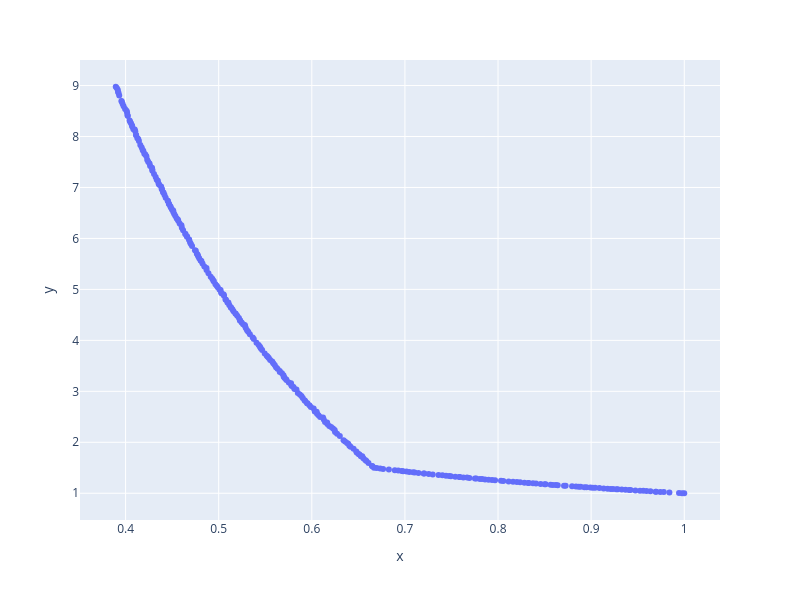

This figure's notebook cell:
### Markdown cell above
https://wikidocs.net/185748

### Code cell
fig = px.scatter(x=res.F[:, 0], y=res.F[:, 1], width=800, height=600)
fig.show()

### Figure 1 — Plotly figure (JSON) as saved in the notebook; plotly's stock layout.template omitted (floating-point values rounded to 4 significant figures; data arrays with more than 128 entries replaced by an {"elided": "..."} marker saying what was removed)
{"data": [{"hovertemplate": "x=%{x}<br>y=%{y}<extra></extra>", "legendgroup": "", "marker": {"color": "#636efa", "symbol": "circle"}, "mode": "markers", "name": "", "orientation": "v", "showlegend": false, "type": "scatter", "x": {"elided": "300 float values"}, "xaxis": "x", "y": {"elided": "300 float values"}, "yaxis": "y"}], "layout": {"height": 600, "legend": {"tracegroupgap": 0}, "margin": {"t": 60}, "width": 800, "xaxis": {"anchor": "y", "domain": [0, 1], "title": {"text": "x"}}, "yaxis": {"anchor": "x", "domain": [0, 1], "title": {"text": "y"}}}}
